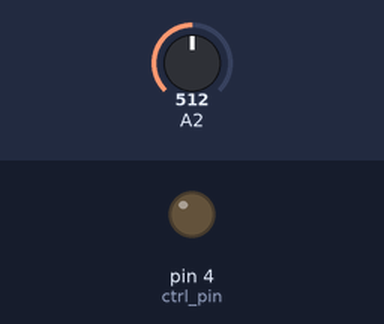
Bench run of a sketch on a simulated Arduino Uno, built with avr-gcc and run on an emulated ATmega328P. Shown: output pins drawn as LEDs (lit = HIGH). The test bench sets the inputs (shaded band); at power-on: A2 = 512. What the sketch prints to the serial monitor is not drawn.

Above: at 0.1 s.
At 0.5 s:
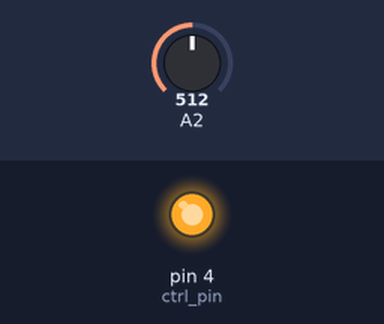
Timing chart, 0 to 2.0 s (numbered marks = the images above):
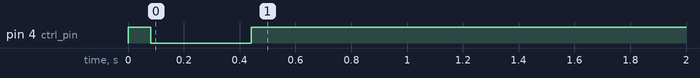

The sketch:

modularfeedback.ino
```cpp
#include "modularfeedback.h"

#define ctrl_pin 4 //define the pin that is used for control
#define sensor_pin 2 //define the analog pin on which the senor is connected
#define gain_system1 1.0  //define system1 gain as 1 - default value to use for calibration
#define offset_system1 0.0 //define system1 offset as 0 - default value to use for calibration

//To run these tests, uncomment "debug = true" in modularfeedback.cpp (in the UpdateFeedback function)
//REMEMBER TO COMMENT BACK WHEN YOU ARE DONE because otherwise the code won't work properly

//to do: add more tests

void testcase1(){
  Serial.println("TEST CASE 1: DIRECT = 1, RELAY INITIALLY ENABLED ");
  NegFeedback system1(sensor_pin, ctrl_pin, 400, 1.5, 2.0, 1, 5000, gain_system1, offset_system1, 0);

  bool rlystatus2 = system1.UpdateFeedback(true); //RELAY DISABLED, RELAY STATUS AFTER UPDATE SHOULD BE 0
  Serial.print("EXPECTED VALUE = 0, ACTUAL VALUE IS: ");
  Serial.println(rlystatus2);

  bool rlystatus1 = system1.UpdateFeedback(false); //RELAY ENABLED, RELAY STATUS AFTER UPDATE SHOULD BE 1
  Serial.print("EXPECTED VALUE = 1, ACTUAL VALUE IS: ");
  Serial.println(rlystatus1);

  Serial.println("FINISHED");

}


void setup() {
  Serial.begin(9600);
  testcase1();


}

void loop() {
}
```

modularfeedback.cpp
```cpp
//Enoch Chau 2020: Adopted from Dr. Michael Klopfer, built for modularity
//Melinda Tran Winter 2020
//Negative feedback
#include "modularfeedback.h"
//Output options:
#define DEBUG  //This line enables serial printout for debugging purpouses in the mechanics of the Negative feedback function, please comment it out to turn off serial printouts

NegFeedback::NegFeedback(int readpin, int ctrlpin, double setp, double highhys, double lowhys, int dir, int trans, float gain, float offset, bool disable){
  //initialize local variables with the initial object call
  pressure_set1 = setp;
  Sensor_Pin = readpin;
  RelayCtrl_1_Pin = ctrlpin;
  direct = dir;
  lower_hysteresis_1 = lowhys;
  upper_hysteresis_1 = highhys;
  min_trans_time = trans;
  PC1_gain = gain;
  PC1_offset = offset;

  global_disable = disable; //if true, relay disabled (turned off). if false, relay enabled (turned on)

  //Initiate heating element relay
  pinMode(RelayCtrl_1_Pin, OUTPUT);  //Initiate system element relay, set as output (solenoids, pumps, etc.)
  if(global_disable){
    digitalWrite(RelayCtrl_1_Pin, LOW); //Initiate system element relay, start LOW (off), this is typical
    if(direct)
      RelayStatus_1 = 0;
    else
      RelayStatus_1 = 1;
  }
  else{
    digitalWrite(RelayCtrl_1_Pin, HIGH); //Initiate system element relay, start HIGH (on) - this is atypical, you should start with this off
    if(direct)
      RelayStatus_1 = 1;
    else
      RelayStatus_1 = 0;
  }

}

void NegFeedback::ChangeSetPoint (double setp){ //change of setpoint in active usage, call before the update function, and next time it is called, it will be updated.
  pressure_set1 = setp;
}

void NegFeedback::ReInitializeSystem (int readpin, int ctrlpin, double setp, double highhys, double lowhys, int dir, int trans, float gain, float offset, bool disable, int initialstate){ //Used to change all the object parameters, note the "initialstate" should typically be -1 if this is called to use the last state to reduce chance of a discontinuity problem
  //Caution, this may cause a momentary discontinuity in action, call only when the system is stable and this can happen without consequence.  This is provided as a conventience but should not be something changed regularly
  //Reinitialize local variables
  Sensor_Pin = readpin;
  RelayCtrl_1_Pin = ctrlpin;
  direct = dir;
  lower_hysteresis_1 = lowhys;
  upper_hysteresis_1 = highhys;
  min_trans_time = trans;
  PC1_gain = gain;
  PC1_offset = offset;

 //Re-Initiate heating element relay
  if (initialstate == 1)  //relay disabled
  {
    digitalWrite(RelayCtrl_1_Pin, LOW); //Initiate system element relay, start LOW (off)
    global_disable = disable;

  }
  else if (initialstate == 0) //relay enabled
  {
    digitalWrite(RelayCtrl_1_Pin, HIGH); //Initiate system element relay, start HIGH (on) - this is atypical, you should start with this off
    global_disable = disable;
  }
  else
  {
    //Just ignore the change and leave it at the last state, this is the default option (you can use anything but 0 or 1, so just use -1 as the arguement value to get here).
  }
}

bool NegFeedback::UpdateFeedback(bool disable){ //called to check value and update status against set point.  Call continuously in usage.
  //Initialization of common control variables
  bool debug = false;
  const int sampleloop = 10; //number of averaged reads for calculation (increased number reduces outliers and improves percision at the cost of responsiveness) (Needs to be const to allow this variable to size an array)

  double rawpressure_read1 = 0;
  double pressure_read1 = 0;  //Pressure that system element is currently maintaining - initialize the pressure variable for the averages
  double samples[sampleloop]={0};
  for (int i=0; i<sampleloop; i++)//read sequential samples
    {
      samples[i] = ((double)PC1_gain*(analogRead(Sensor_Pin)))+PC1_offset;  //Measurement and calibration of PC input
    }
  for (int i=0; i<sampleloop; i++) //average the sequential samples
    {
      rawpressure_read1=samples[i]+rawpressure_read1;
    }
  rawpressure_read1=rawpressure_read1/(double)sampleloop;
  pressure_read1 = rawpressure_read1;

  #ifdef DEBUG
  debug = true; //uncomment this to test the disable function; added this because i couldn't get the right readings and values to trigger the if statements
  Serial.print("Raw Sensor average ADC values:"); Serial.print(rawpressure_read1); Serial.print(" ");
  Serial.print("Calibrated Sensor value (your calibrated units)):"); Serial.print(pressure_read1); Serial.print(" "); //Display averaged PC temperature
  #endif
   runtime=millis(); //set runtime

  if (lastruntime>runtime) //check for millis() rollover event, prepare accordingly, skip and wait until time reaccumulates
    {
      overrideindicator=1;
      lastruntime=runtime;
      delay (min_trans_time); //delay if overflow event is detected as failsafe
    }

  if (direct==true){
    if ((RelayStatus_1==0 && pressure_read1<=pressure_set1-lower_hysteresis_1 && min_trans_time<(lastruntime-runtime) && !overrideindicator) || debug){

             //(disable==true) ? digitalWrite(RelayCtrl_1_Pin, LOW) : digitalWrite(RelayCtrl_1_Pin, HIGH); //turns relay off if true, turns relay on otherwise
             if(disable){
               digitalWrite(RelayCtrl_1_Pin,LOW);
               RelayStatus_1 = 0;
             }

             else{
               digitalWrite(RelayCtrl_1_Pin,HIGH);
               RelayStatus_1 = 1;
             }
             //digitalWrite(RelayCtrl_1_Pin, HIGH);
             lastswitcheventtime = runtime-lastswitcheventtime;  //reset transition time counter (verify no issue with millis() rollover)
             //RelayStatus_1=1;  //toggle relay status indicator
             lastruntime=runtime;  //update lastruntime variable - used to check switchine period and to permit checking for millis() overflow event
             overrideindicator=0; //reset millis() overflow event indicator
          }

    else if (RelayStatus_1==1 && pressure_read1>=pressure_set1+upper_hysteresis_1 && min_trans_time<(lastruntime-runtime) && !overrideindicator){
              digitalWrite(RelayCtrl_1_Pin, LOW);
              lastswitcheventtime =  runtime-lastswitcheventtime; //reset transition time counter (verify no issue with millis() rollover)
              RelayStatus_1=0;  //toggle relay status indicator
              lastruntime=runtime;   //update lastruntime variable - used to check switchine period and to permit checking for millis() overflow event
              overrideindicator=0; //reset millis() overflow event indicator
          }

  else {

    //Ignore change and leave it in last state
  }
  }

if (direct==!true)
  {
    if ((RelayStatus_1==1 && pressure_read1<=pressure_set1-lower_hysteresis_1 && min_trans_time<(lastruntime-runtime) && !overrideindicator) || debug)
     {
        if(disable){
          digitalWrite(RelayCtrl_1_Pin,LOW);
        }

        else{
        digitalWrite(RelayCtrl_1_Pin,HIGH);
        RelayStatus_1 = 0;
        }

      //(disable==true) ? digitalWrite(RelayCtrl_1_Pin, LOW) : digitalWrite(RelayCtrl_1_Pin, HIGH); //turns relay off if true, turns relay on otherwise
      //digitalWrite(RelayCtrl_1_Pin, HIGH);
      lastswitcheventtime = runtime-lastswitcheventtime;  //reset transition time counter (verify no issue with millis() rollover)
      //RelayStatus_1=0;  //toggle relay status indicator
      lastruntime=runtime;  //update lastruntime variable - used to check switchine period and to permit checking for millis() overflow event
      overrideindicator=0; //reset millis() overflow event indicator
       }
    else if (RelayStatus_1==0 && pressure_read1>=pressure_set1+upper_hysteresis_1 && min_trans_time<(lastruntime-runtime) && !overrideindicator)
        {
         digitalWrite(RelayCtrl_1_Pin, LOW);
         lastswitcheventtime = runtime-lastswitcheventtime;  //reset transition time counter (verify no issue with millis() rollover)
         RelayStatus_1=1;  //toggle relay status indicator
         lastruntime=runtime;  //update lastruntime variable - used to check switchine period and to permit checking for millis() overflow event
         overrideindicator=0; //reset millis() overflow event indicator
       }
  else {
    //Ignore change and leave it in last state
  }
  }

//Serial DEBUG printout when DEBUG line is active
  #ifdef DEBUG
  Serial.print("SetPoint (your calibrated units):"); Serial.print(pressure_set1); Serial.print(" ");
  Serial.print("Avg. Calibrated Sensor Value(your calibrated units)):"); Serial.print(pressure_read1); Serial.print(" "); //Display averaged PC temperature
  Serial.print("Current Control Relay Status:"); Serial.print(RelayStatus_1); Serial.print(" "); //Display the present status of the element control relay
  Serial.print("Time between the last switch to the Present Switch State:"); Serial.print(lastswitcheventtime); Serial.print(" "); Serial.print("TotalRuntime(ms):"); Serial.println(runtime);
  #endif
  global_disable = disable;
  return RelayStatus_1; //return the relay status value to function call
  }
```

modularfeedback.h
```cpp
//Enoch Chau 2020: Adopted from Dr. Michael Klopfer, built for modularity
//Negative feedback
#ifndef MODULARFEEDBACK_H
#define MODULARFEEDBACK_H
#include <Arduino.h>
#include <SparkFunSX1509.h>

//******************Class for negative feedback control*******************
class NegFeedback{
  private:
    // Class Member Variables
    // These are initialized at startup
    //Interface Configuration Pins

    //Sensor calibration factors - this lets you use a sensor with a
    float PC1_gain; //Pressure sensor correction gain
    float PC1_offset;  //Pressure sensor correction offset

    //Hardware Pins - define your sensor pins and the output control pin for your connected load (assumed via a relay)
    int Sensor_Pin; // pin for sensor input, generally some analog input
    int RelayCtrl_1_Pin; // pin for control (generally a relay)

    int direct; //direct or inverse control (direct (true) = heating, reverse (false) = cooling) - basically does the action of your controlled device move the value toward your setpoint in a positive or negative direction.  Get this wrong and you will not get control, your controlled device wills tay on forever and keep moving in the wrong direction from the set point.
    double upper_hysteresis_1; //value for overshoot hysteresis (your calibrated units)
    double lower_hysteresis_1; //value for undershoot hysteresis (your calibrated units)
    int min_trans_time; // minimum time in a state (value in ms), prevents rapid switching for compressors or likewise which can not be rapidly cycled
    double pressure_set1;  //  Control setpoint value (your calibrated units)
    unsigned long runtime=0; //tracker for runtime
    bool RelayStatus_1=0; //status of relay; when direct is true, 0 when low, 1 when high. when direct is false, 1 when low, 0 when high
    bool overrideindicator=0; //used to detect millis() rollover

    // These maintain the current state
    unsigned long lastruntime=0;//used to detect millis() rollover and indicate transitions
    unsigned long lastswitcheventtime=0; //time in millis() since last switch event
    bool global_disable; //global var to enable and disable relays

  public:
    // Constructor - creates a NegFeedback Object
    // and initializes the member variables and state
    NegFeedback(int readpin, int ctrlpin, double setp, double highhys, double lowhys, int dir, int trans, float gain, float offset, bool disable);
    void ChangeSetPoint(double setp);
    void ReInitializeSystem (int readpin, int ctrlpin, double setp, double highhys, double lowhys, int dir, int trans, float gain, float offset, bool disable, int initialstate);
    bool UpdateFeedback(bool disable);
  };


#endif
```
